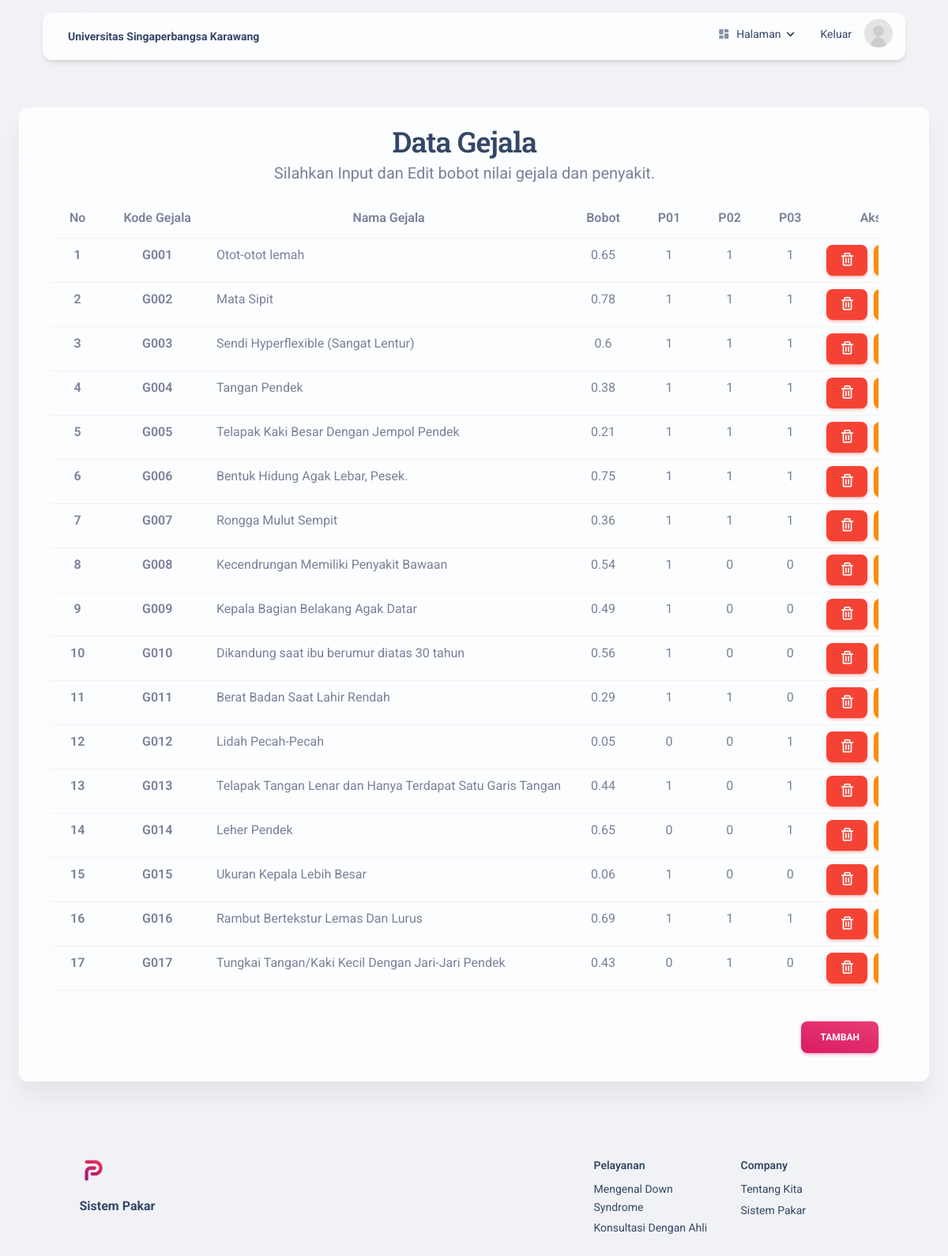
The app's page /pages/admingejala.php (signed in) with its own data.
### tables this page shows
CREATE TABLE `gejala` (
  `kode_gejala` varchar(50) NOT NULL,
  `nama_gejala` varchar(100) NOT NULL,
  `bobot` float NOT NULL,
  `p01` int(5) NOT NULL,
  `p02` int(5) NOT NULL,
  `p03` int(5) NOT NULL
);

### pages/admingejala.php (the view, shortened to what this page needs)
<!DOCTYPE html>
<html lang="en" itemscope itemtype="http://schema.org/WebPage">
<head>
  <link href="../assets/css/nucleo-icons.css" rel="stylesheet" />
  <link href="../assets/css/nucleo-svg.css" rel="stylesheet" />
  <link href='https://unpkg.com/boxicons@2.1.2/css/boxicons.min.css' rel='stylesheet'>
  <link id="pagestyle" href="../assets/css/material-kit.css?v=3.0.4" rel="stylesheet" />
</head>
<body class="index-page bg-gray-200">
  <?php
  include 'navbaradmin.php';
  ?>
  <div class="card card-body blur shadow-blur mx-3 mx-md-4 mt-n6">
    <section class="my-0 py-0">
      <div class="container">
        <div class="row">
          <div class="row justify-content-center text-center my-sm-1">
            <div class="col-lg-12 ">
              <h2 class="text-dark mb-0">Data Gejala </h2>
              <p class="lead">Silahkan Input dan Edit bobot nilai gejala dan penyakit. </p>
              <div class="table-responsive">
                <table class="table table-hover">
                  <thead>
                    <tr>
                      <th scope="col">No</th>
                      <th scope="col">Kode Gejala</th>
                      <th scope="col">Nama Gejala</th>
                      <th scope="col">bobot</th>
                      <th scope="col">p01</th>
                      <th scope="col">p02</th>
                      <th scope="col">p03</th>
                      <th scope="col">Aksi</th>
                    </tr>
                  </thead>
                  <tbody>
                    <?php
                    include 'koneksi.php';
                    $no = 1;
                    $query = mysqli_query($koneksi, "SELECT * FROM gejala") or die(mysqli_error($koneksi));
                    foreach ($query as $data) {
                    ?>
                      <tr>
                        <th class="text-center" scope="row"><?php echo $no ?></th>
                        <th class="text-center" scope="row"><?php echo $data['kode_gejala'] ?></th>
                        <td class="text-start"><?php echo $data['nama_gejala'] ?></td>
                        <td class="text-center"><?php echo $data['bobot'] ?></td>
                        <td class="text-center"><?php echo $data['p01'] ?></td>
                        <td class="text-center"><?php echo $data['p02'] ?></td>
                        <td class="text-center"><?php echo $data['p03'] ?></td>
                        <td class="text-center">
                          <a href="phpadmingejalahapus.php?kode_gejala=<?php echo $data['kode_gejala'] ?>" onclick="return confirm('Anda yakin akan menghapus data ini?')">
                            <button type="button" class="btn btn-danger btn-sm w-auto me-1 mb-0 pt-2">
                              <i class='bx bx-trash' style="font-size : 1.25rem;"></i>
                            </button>
                          </a>
                          <button type="button" class="btn btn-warning btn-sm w-auto me-1 mb-0 pt-2" data-bs-toggle="modal" data-bs-target="#exampleModal2<?php echo $data['kode_gejala']; ?>">
                          </button>
                        </td>
                      </tr>
                    <?php
                      $no++;
                    }
                    ?>
                  </tbody>
                </table>
              </div>
              <button type="button" class="btn bg-gradient-primary w-auto me-auto float-end mt-4" data-bs-toggle="modal" data-bs-target="#exampleModal">Tambah</button>
            </div>
          </div>
        </div>
      </div>
    </section>
  </div>
  <footer class="footer pt-5 mt-5">
    <div class="container">
      <div class=" row">
        <div class="col-md-3 mb-4 ms-auto">
          <div>
            <a href="https://www.creative-tim.com/product/material-kit">
              <img src="../assets/img/logo.png" class="mb-3 footer-logo" alt="main_logo">
            </a>
            <h6 class="font-weight-bolder mb-4">Sistem Pakar</h6>
          </div>
        </div>
        <div class="col-md-2 col-sm-6 col-6 mb-4 ">
          <div>
            <h6 class="text-sm">Pelayanan </h6>
            <ul class="flex-column ms-n3 nav">
              <li class="nav-item">
                <a class="nav-link" href="../index.php#DownSyndrome">
                  Mengenal Down Syndrome
                </a>
              </li>
              <li class="nav-item">
                <a class="nav-link" href="konsultasi.php">
                  Konsultasi Dengan Ahli
                </a>
              </li>
            </ul>
          </div>
        </div>
        <div class="col-md-2 col-sm-6 col-6 mb-4 me-auto">
          <div>
            <h6 class="text-sm">Company</h6>
            <ul class="flex-column ms-n3 nav">
              <li class="nav-item">
                <a class="nav-link" href="../index.php#tentangKita">
                  Tentang Kita
                </a>
              </li>
              <li class="nav-item">
                <a class="nav-link" href="../index.php">
                  Sistem Pakar
                </a>
              </li>
            </ul>
          </div>
        </div>
      </div>
  </footer>
</body>
</html>

### records on screen
gejala: kode_gejala "G001", nama_gejala "Otot-otot lemah", bobot "0.65", p01 "1", p02 "1", p03 "1"
gejala: kode_gejala "G002", nama_gejala "Mata Sipit", bobot "0.78", p01 "1", p02 "1", p03 "1"
gejala: kode_gejala "G003", nama_gejala "Sendi Hyperflexible (Sangat Lentur)", bobot "0.6", p01 "1", p02 "1", p03 "1"
gejala: kode_gejala "G004", nama_gejala "Tangan Pendek", bobot "0.38", p01 "1", p02 "1", p03 "1"
gejala: kode_gejala "G005", nama_gejala "Telapak Kaki Besar Dengan Jempol Pendek", bobot "0.21", p01 "1", p02 "1", p03 "1"
gejala: kode_gejala "G006", nama_gejala "Bentuk Hidung Agak Lebar, Pesek.", bobot "0.75", p01 "1", p02 "1", p03 "1"
gejala: kode_gejala "G007", nama_gejala "Rongga Mulut Sempit", bobot "0.36", p01 "1", p02 "1", p03 "1"
gejala: kode_gejala "G008", nama_gejala "Kecendrungan Memiliki Penyakit Bawaan", bobot "0.54", p01 "1", p02 "0", p03 "0"
gejala: kode_gejala "G009", nama_gejala "Kepala Bagian Belakang Agak Datar", bobot "0.49", p01 "1", p02 "0", p03 "0"
gejala: kode_gejala "G010", nama_gejala "Dikandung saat ibu berumur diatas 30 tahun", bobot "0.56", p01 "1", p02 "0", p03 "0"
gejala: kode_gejala "G011", nama_gejala "Berat Badan Saat Lahir Rendah", bobot "0.29", p01 "1", p02 "1", p03 "0"
gejala: kode_gejala "G012", nama_gejala "Lidah Pecah-Pecah", bobot "0.05", p01 "0", p02 "0", p03 "1"
gejala: kode_gejala "G013", nama_gejala "Telapak Tangan Lenar dan Hanya Terdapat Satu Garis Tangan", bobot "0.44", p01 "1", p02 "0", p03 "1"
gejala: kode_gejala "G014", nama_gejala "Leher Pendek", bobot "0.65", p01 "0", p02 "0", p03 "1"
gejala: kode_gejala "G015", nama_gejala "Ukuran Kepala Lebih Besar", bobot "0.06", p01 "1", p02 "0", p03 "0"
gejala: kode_gejala "G016", nama_gejala "Rambut Bertekstur Lemas Dan Lurus", bobot "0.69", p01 "1", p02 "1", p03 "1"
gejala: kode_gejala "G017", nama_gejala "Tungkai Tangan/Kaki Kecil Dengan Jari-Jari Pendek", bobot "0.43", p01 "0", p02 "1", p03 "0"
